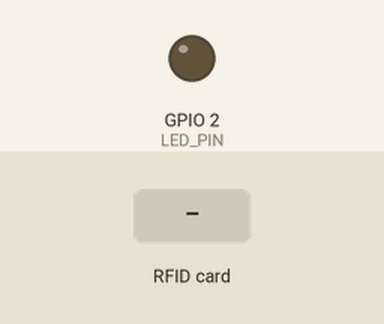
This sketch was run on a simulated ESP32. On the bench: output pins drawn as LEDs (lit = HIGH). Inputs (shaded band) come from the test bench. WiFi joins after 1.5 s; servers stay silent unless stated; uploads are accepted with an empty reply; what the sketch prints to the serial monitor is not drawn.

Above: at 3.1 s.
3.2 s: RFID card 5E 7A 19 C4 held to the reader
At 3.3 s:
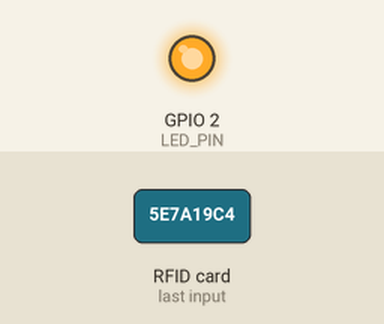
Timing chart, 0 to 6.2 s (numbered marks = the images above; inputs shaded):
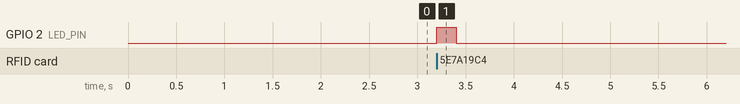

The sketch:

esp32-reader.ino
```cpp
/*
 * PAX wireless RFID reader — ESP32 firmware
 * =========================================
 *
 * Reads NFC/RFID tags with a PN532 module and POSTs each tag's UID to the PAX
 * web app. Any browser (including iPhones, which can't read NFC on the web) can
 * then press "Wireless reader" on the Scan tab and receive the scan instantly.
 *
 * WHY THIS DESIGN
 *   The board reaches OUT to the app over plain HTTP — it never runs a server
 *   and the browser never connects to the board. That sidesteps every problem
 *   with a browser talking to a bare LAN device (HTTPS mixed-content, no TLS on
 *   the ESP32, CORS, local-network permission prompts).
 *
 * HARDWARE
 *   - ESP32 dev board (any).
 *   - PN532 NFC module in I2C mode (set the module's DIP/solder jumpers to I2C).
 *       PN532 SDA -> ESP32 GPIO21
 *       PN532 SCL -> ESP32 GPIO22
 *       PN532 VCC -> 3V3,  GND -> GND
 *   - (Optional) an LED on GPIO2 lights while a scan is being delivered.
 *   An RC522 works too, but needs a different library (see the .py agent notes).
 *
 * LIBRARIES (Arduino IDE -> Library Manager)
 *   - "Adafruit PN532"
 *   - "ArduinoJson"
 *   ESP32 board support: https://espressif.github.io/arduino-esp32/package_esp32_index.json
 *
 * SETUP
 *   1. Fill in WIFI_SSID / WIFI_PASS.
 *   2. Set APP_HOST to your PAX app's origin, e.g.
 *        "http://192.168.1.50:3000"  (LAN dev server)  or
 *        "https://pax.example.com"   (deployed; see the HTTPS note below).
 *   3. Paste the READER_TOKEN shown in the app: Settings -> RFID / QR tags ->
 *      Wireless readers -> your reader -> Pairing token.
 *   4. Flash. Watch the Serial Monitor at 115200 for status.
 *
 * HTTPS NOTE
 *   For an https:// APP_HOST use WiFiClientSecure. The simplest robust option on
 *   an ESP32 is client.setInsecure() (skips cert validation). If you want real
 *   validation, pin the server's root CA with client.setCACert(...).
 */

#include <WiFi.h>
#include <HTTPClient.h>
#include <Wire.h>
#include <Adafruit_PN532.h>
#include <ArduinoJson.h>

// ------------------------- CONFIG: EDIT THESE -------------------------
static const char *WIFI_SSID = "YOUR_WIFI";
static const char *WIFI_PASS = "YOUR_WIFI_PASSWORD";

// Your PAX app origin (no trailing slash).
static const char *APP_HOST = "http://192.168.1.50:3000";

// Pairing token from the app (Settings -> Wireless readers). KEEP SECRET.
static const char *READER_TOKEN = "PASTE_TOKEN_FROM_APP";

// Friendly name reported to the app on the first scan (optional).
static const char *READER_NAME = "ESP32 reader";

// Seconds between keepalive pings so the app shows the reader as "online".
static const unsigned long PING_INTERVAL_MS = 20000UL;

// Ignore the same tag if re-read within this window (debounce), ms.
static const unsigned long SAME_TAG_COOLDOWN_MS = 1500UL;

static const int LED_PIN = 2; // onboard LED on most ESP32 dev boards
// ----------------------------------------------------------------------

// PN532 over I2C (IRQ/RESET unused in I2C polling mode).
Adafruit_PN532 nfc(-1, -1, &Wire);

unsigned long lastPing = 0;
String lastUid;
unsigned long lastUidAt = 0;

void connectWifi() {
  if (WiFi.status() == WL_CONNECTED) return;
  Serial.printf("[wifi] connecting to %s\n", WIFI_SSID);
  WiFi.mode(WIFI_STA);
  WiFi.begin(WIFI_SSID, WIFI_PASS);
  unsigned long start = millis();
  while (WiFi.status() != WL_CONNECTED && millis() - start < 20000UL) {
    delay(300);
    Serial.print(".");
  }
  Serial.println();
  if (WiFi.status() == WL_CONNECTED) {
    Serial.printf("[wifi] connected, ip=%s\n", WiFi.localIP().toString().c_str());
  } else {
    Serial.println("[wifi] FAILED — will retry");
  }
}

// Format the PN532's binary UID as uppercase hex, e.g. "04A2B3C4D5".
String uidToHex(const uint8_t *uid, uint8_t len) {
  String out;
  for (uint8_t i = 0; i < len; i++) {
    if (uid[i] < 0x10) out += "0";
    out += String(uid[i], HEX);
  }
  out.toUpperCase();
  return out;
}

// POST a scan (or ping) to the app. Returns the HTTP status code (or <0).
int postToApp(const String &uid, const char *event) {
  if (WiFi.status() != WL_CONNECTED) return -1;

  HTTPClient http;
  String url = String(APP_HOST) + "/api/reader/scan";
  if (!http.begin(url)) {
    Serial.println("[http] begin() failed (for https:// see the WiFiClientSecure note)");
    return -2;
  }
  http.addHeader("Content-Type", "application/json");

  StaticJsonDocument<256> doc;
  doc["token"] = READER_TOKEN;
  doc["event"] = event;
  if (uid.length()) doc["uid"] = uid;
  doc["name"] = READER_NAME;
  String body;
  serializeJson(doc, body);

  int code = http.POST(body);
  if (code > 0) {
    // The app replies { ok, listeners } — listeners>0 means a browser is waiting.
    Serial.printf("[http] %s -> %d %s\n", event, code, http.getString().c_str());
  } else {
    Serial.printf("[http] POST failed: %s\n", http.errorToString(code).c_str());
  }
  http.end();
  return code;
}

void setup() {
  Serial.begin(115200);
  delay(200);
  pinMode(LED_PIN, OUTPUT);
  digitalWrite(LED_PIN, LOW);

  Wire.begin(21, 22); // SDA=21, SCL=22
  nfc.begin();
  uint32_t ver = nfc.getFirmwareVersion();
  if (!ver) {
    Serial.println("[pn532] not found — check wiring and that the module is in I2C mode.");
  } else {
    Serial.printf("[pn532] found, firmware 0x%08X\n", ver);
    nfc.SAMConfig(); // ready to read passive targets
  }

  connectWifi();
  postToApp("", "ping"); // announce presence immediately
  lastPing = millis();
}

void loop() {
  connectWifi();

  // Keepalive so the app's "reader online" lamp stays lit between scans.
  if (millis() - lastPing >= PING_INTERVAL_MS) {
    postToApp("", "ping");
    lastPing = millis();
  }

  // Poll for a tag (100 ms timeout keeps the ping loop responsive).
  uint8_t uid[7] = {0};
  uint8_t uidLen = 0;
  bool found = nfc.readPassiveTargetID(PN532_MIFARE_ISO14443A, uid, &uidLen, 100);
  if (!found || uidLen == 0) return;

  String hex = uidToHex(uid, uidLen);
  unsigned long now = millis();
  // Debounce: the same tag held on the reader would otherwise fire repeatedly.
  if (hex == lastUid && now - lastUidAt < SAME_TAG_COOLDOWN_MS) return;
  lastUid = hex;
  lastUidAt = now;

  Serial.printf("[scan] uid=%s\n", hex.c_str());
  digitalWrite(LED_PIN, HIGH);
  postToApp(hex, "tag");
  digitalWrite(LED_PIN, LOW);
}
```

Measured:
- after the input at 3.2 s, GPIO 2 (LED_PIN): LOW → HIGH at once, → LOW 0.20 s later
